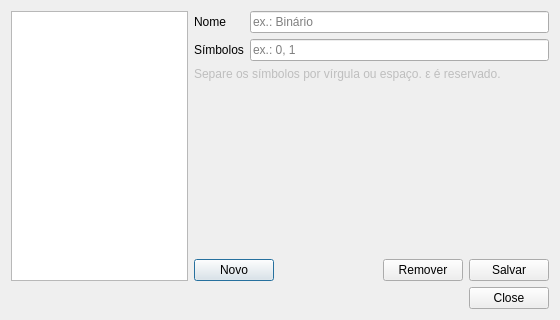
<?xml version="1.0" encoding="UTF-8"?>
<ui version="4.0">
 <class>AlphabetDialog</class>
 <widget class="QDialog" name="AlphabetDialog">
  <property name="geometry">
   <rect>
    <x>0</x>
    <y>0</y>
    <width>560</width>
    <height>320</height>
   </rect>
  </property>
  <property name="windowTitle">
   <string>Alfabetos</string>
  </property>
  <layout class="QVBoxLayout" name="rootLayout">
   <item>
    <layout class="QHBoxLayout" name="contentLayout" stretch="1,2">
     <item>
      <widget class="QListWidget" name="alphabetList"/>
     </item>
     <item>
      <layout class="QVBoxLayout" name="editorLayout">
       <item>
        <layout class="QFormLayout" name="formLayout">
         <item row="0" column="0">
          <widget class="QLabel" name="nameLabel">
           <property name="text">
            <string>Nome</string>
           </property>
           <property name="buddy">
            <cstring>nameEdit</cstring>
           </property>
          </widget>
         </item>
         <item row="0" column="1">
          <widget class="QLineEdit" name="nameEdit">
           <property name="placeholderText">
            <string>ex.: Binário</string>
           </property>
          </widget>
         </item>
         <item row="1" column="0">
          <widget class="QLabel" name="symbolsLabel">
           <property name="text">
            <string>Símbolos</string>
           </property>
           <property name="buddy">
            <cstring>symbolsEdit</cstring>
           </property>
          </widget>
         </item>
         <item row="1" column="1">
          <widget class="QLineEdit" name="symbolsEdit">
           <property name="placeholderText">
            <string>ex.: 0, 1</string>
           </property>
          </widget>
         </item>
        </layout>
       </item>
       <item>
        <widget class="QLabel" name="hintLabel">
         <property name="enabled">
          <bool>false</bool>
         </property>
         <property name="text">
          <string>Separe os símbolos por vírgula ou espaço. ε é reservado.</string>
         </property>
         <property name="wordWrap">
          <bool>true</bool>
         </property>
        </widget>
       </item>
       <item>
        <spacer name="editorSpacer">
         <property name="orientation">
          <enum>Qt::Orientation::Vertical</enum>
         </property>
         <property name="sizeHint" stdset="0">
          <size>
           <width>20</width>
           <height>40</height>
          </size>
         </property>
        </spacer>
       </item>
       <item>
        <layout class="QHBoxLayout" name="editButtonsLayout">
         <item>
          <widget class="QPushButton" name="newButton">
           <property name="text">
            <string>Novo</string>
           </property>
          </widget>
         </item>
         <item>
          <spacer name="buttonsSpacer">
           <property name="orientation">
            <enum>Qt::Orientation::Horizontal</enum>
           </property>
           <property name="sizeHint" stdset="0">
            <size>
             <width>40</width>
             <height>20</height>
            </size>
           </property>
          </spacer>
         </item>
         <item>
          <widget class="QPushButton" name="removeButton">
           <property name="text">
            <string>Remover</string>
           </property>
          </widget>
         </item>
         <item>
          <widget class="QPushButton" name="saveButton">
           <property name="text">
            <string>Salvar</string>
           </property>
          </widget>
         </item>
        </layout>
       </item>
      </layout>
     </item>
    </layout>
   </item>
   <item>
    <widget class="QDialogButtonBox" name="buttonBox">
     <property name="standardButtons">
      <set>QDialogButtonBox::StandardButton::Close</set>
     </property>
    </widget>
   </item>
  </layout>
 </widget>
 <tabstops>
  <tabstop>alphabetList</tabstop>
  <tabstop>nameEdit</tabstop>
  <tabstop>symbolsEdit</tabstop>
  <tabstop>newButton</tabstop>
  <tabstop>removeButton</tabstop>
  <tabstop>saveButton</tabstop>
 </tabstops>
 <resources/>
 <connections>
  <connection>
   <sender>buttonBox</sender>
   <signal>rejected()</signal>
   <receiver>AlphabetDialog</receiver>
   <slot>reject()</slot>
  </connection>
 </connections>
</ui>
